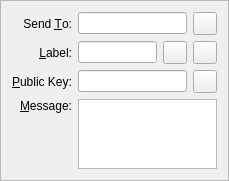
<?xml version="1.0" encoding="UTF-8"?>
<ui version="4.0">
 <class>SendMessagesEntry</class>
 <widget class="QFrame" name="SendMessagesEntry">
  <property name="geometry">
   <rect>
    <x>0</x>
    <y>0</y>
    <width>229</width>
    <height>136</height>
   </rect>
  </property>
  <property name="windowTitle">
   <string>Form</string>
  </property>
  <property name="frameShape">
   <enum>QFrame::StyledPanel</enum>
  </property>
  <property name="frameShadow">
   <enum>QFrame::Sunken</enum>
  </property>
  <layout class="QGridLayout" name="gridLayout">
   <item row="0" column="0">
    <widget class="QLabel" name="label_2">
     <property name="text">
      <string>Send &amp;To:</string>
     </property>
     <property name="alignment">
      <set>Qt::AlignRight|Qt::AlignTrailing|Qt::AlignVCenter</set>
     </property>
     <property name="buddy">
      <cstring>sendTo</cstring>
     </property>
    </widget>
   </item>
   <item row="0" column="1">
    <layout class="QHBoxLayout" name="sendToLayout">
     <item>
      <widget class="QValidatedLineEdit" name="sendTo">
       <property name="toolTip">
        <string>The address to send the payment to</string>
       </property>
       <property name="maxLength">
        <number>34</number>
       </property>
      </widget>
     </item>
     <item>
      <widget class="QToolButton" name="pasteButton">
       <property name="toolTip">
        <string>Paste address from clipboard</string>
       </property>
       <property name="text">
        <string/>
       </property>
       <property name="icon">
        <iconset resource="../bitcoin.qrc">
         <normaloff>:/icons/editpaste</normaloff>:/icons/editpaste</iconset>
       </property>
       <property name="shortcut">
        <string>Alt+P</string>
       </property>
      </widget>
     </item>
    </layout>
   </item>
   <item row="1" column="0">
    <widget class="QLabel" name="label_4">
     <property name="text">
      <string>&amp;Label:</string>
     </property>
     <property name="alignment">
      <set>Qt::AlignRight|Qt::AlignTrailing|Qt::AlignVCenter</set>
     </property>
     <property name="buddy">
      <cstring>addAsLabel</cstring>
     </property>
    </widget>
   </item>
   <item row="1" column="1">
    <layout class="QHBoxLayout" name="horizontalLayout_5">
     <item>
      <widget class="QValidatedLineEdit" name="addAsLabel">
       <property name="enabled">
        <bool>true</bool>
       </property>
       <property name="toolTip">
        <string>Enter a label for this address to add it to your address book</string>
       </property>
      </widget>
     </item>
     <item>
      <widget class="QToolButton" name="addressBookButton">
       <property name="toolTip">
        <string>Choose address from address book</string>
       </property>
       <property name="text">
        <string/>
       </property>
       <property name="icon">
        <iconset resource="../bitcoin.qrc">
         <normaloff>:/icons/address-book</normaloff>:/icons/address-book</iconset>
       </property>
       <property name="shortcut">
        <string>Alt+A</string>
       </property>
      </widget>
     </item>
     <item>
      <widget class="QToolButton" name="deleteButton">
       <property name="toolTip">
        <string>Remove this recipient</string>
       </property>
       <property name="text">
        <string/>
       </property>
       <property name="icon">
        <iconset resource="../bitcoin.qrc">
         <normaloff>:/icons/remove</normaloff>:/icons/remove</iconset>
       </property>
      </widget>
     </item>
    </layout>
   </item>
   <item row="2" column="0">
    <widget class="QLabel" name="publicKeyLabel">
     <property name="text">
      <string>&amp;Public Key:</string>
     </property>
     <property name="buddy">
      <cstring>publicKey</cstring>
     </property>
    </widget>
   </item>
   <item row="2" column="1">
    <layout class="QHBoxLayout" name="horizontalLayout_6">
     <item>
      <widget class="QValidatedLineEdit" name="publicKey"/>
     </item>
     <item>
      <widget class="QToolButton" name="PubkeyPasteButton">
       <property name="toolTip">
        <string>Paste address from clipboard</string>
       </property>
       <property name="text">
        <string/>
       </property>
       <property name="icon">
        <iconset resource="../bitcoin.qrc">
         <normaloff>:/icons/editpaste</normaloff>:/icons/editpaste</iconset>
       </property>
       <property name="shortcut">
        <string>Alt+P</string>
       </property>
      </widget>
     </item>
    </layout>
   </item>
   <item row="3" column="0">
    <widget class="QLabel" name="messageLabel">
     <property name="text">
      <string>&amp;Message:</string>
     </property>
     <property name="alignment">
      <set>Qt::AlignRight|Qt::AlignTop|Qt::AlignTrailing</set>
     </property>
     <property name="buddy">
      <cstring>messageText</cstring>
     </property>
    </widget>
   </item>
   <item row="3" column="1">
    <widget class="QValidatedTextEdit" name="messageText">
     <property name="mouseTracking">
      <bool>true</bool>
     </property>
     <property name="focusPolicy">
      <enum>Qt::WheelFocus</enum>
     </property>
     <property name="tabChangesFocus">
      <bool>false</bool>
     </property>
    </widget>
   </item>
  </layout>
 </widget>
 <customwidgets>
  <customwidget>
   <class>QValidatedLineEdit</class>
   <extends>QLineEdit</extends>
   <header>qvalidatedlineedit.h</header>
  </customwidget>
  <customwidget>
   <class>QValidatedTextEdit</class>
   <extends>QPlainTextEdit</extends>
   <header>qvalidatedtextedit.h</header>
  </customwidget>
 </customwidgets>
 <resources>
  <include location="../bitcoin.qrc"/>
 </resources>
 <connections/>
</ui>
